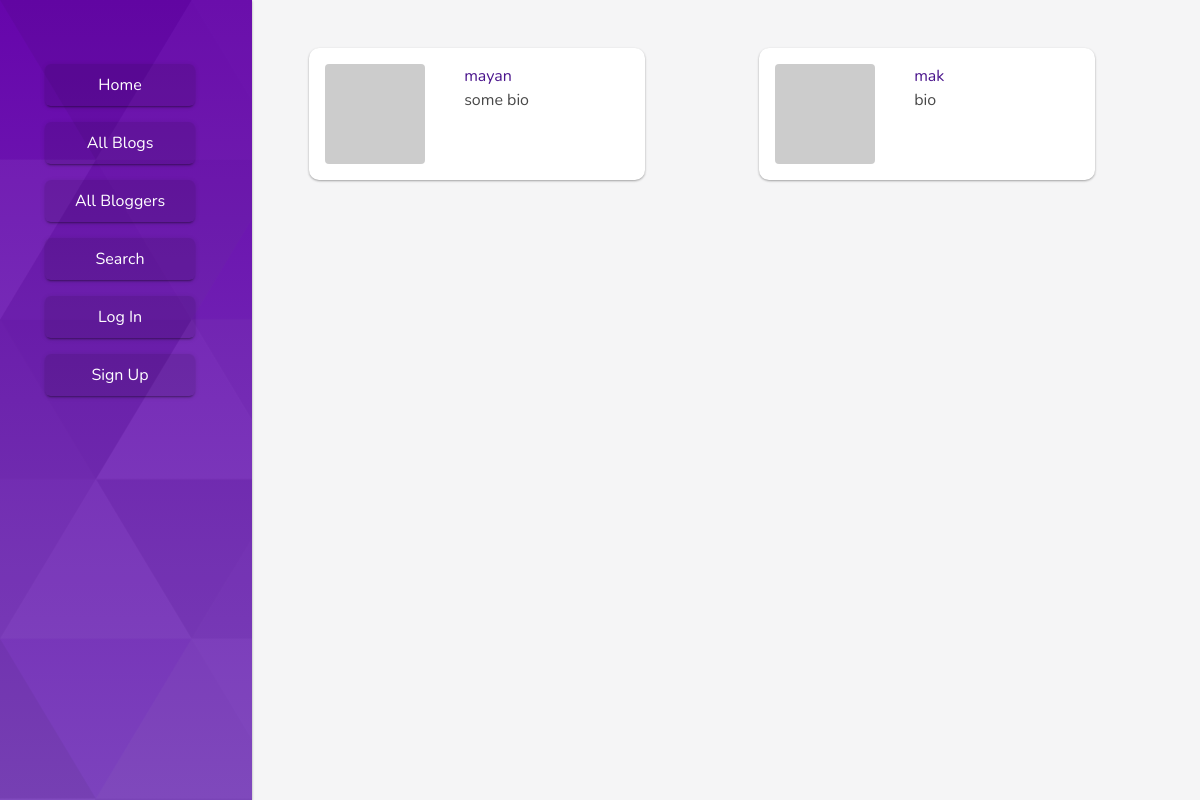
The page /bloggers/ on the database its author committed.
### accounts/models.py (models this page shows)
class User(AbstractUser):
    bio = models.CharField(max_length=200, null=True)
    email = models.CharField(max_length=50, null=True)
    is_blogger = models.BooleanField(default = False)

### blog/views.py (the view)
# urls.py: path('bloggers/', views.UserListView.as_view(), name='bloggers')
class UserListView(ListView):
	model = User
	context_object_name = 'users'
	template_name = 'blog/bloggers.html'
	paginate_by = 10

### blog/templatetags/gravatar.py (called while the page is built)
@register.filter
def gravatar(user):
    if user.email :
        email = user.email.lower().encode('utf-8')
        default = 'mm'
        size = 256
        url = 'https://www.gravatar.com/avatar/{md5}?{params}'.format(
            md5=hashlib.md5(email).hexdigest(),
            params=urlencode({'d': default, 's': str(size)})
        )
        return url
    return False

### blog/templates/blog/bloggers.html (shortened to what this page needs)
{% extends 'blog/base.html' %}
{% load humanize %}
{% load gravatar %}
{% block content %}
    {% if users %}
        <div class="row">
            {% for user in users %}
                {% if user.is_blogger %}
                <div class="col">
                    <div class="mx-auto mb-4 p-3 bg-white blogger-card">
                        <div class="row">
                            <div class="col-md-5">
                                <img src="{{ user|gravatar }}" class="rounded"></div>
                            <div class="col-md-7">
                                <a href="{% url 'blog:blogger' user %}">{{ user }}</a><br>
                                {{ user.bio }}
                            </div>
                        </div>
                    </div>
                </div>
                {% endif %}
            {% endfor %}
        </div>
    {% endif %}
{% endblock %}

### blog/static/css/custom.css (style rules this page uses)
:root { --main-color: #7c43bd; }
body { background-color: #f5f5f6; color: #484848; font-family: "Nunito", sans-serif; }
a { color: #4a148c !important; }
.comment-card, .posts-card, .signin-form, .signup-form, .blogger-card, .comment-form, .post-form, .side-nav { transition: all 0.3s ease-in; border-radius: 10px; box-shadow: 0 1px 3px rgba(0, 0, 0, 0.12), 0 1px 2px rgba(0, 0, 0, 0.24); }
.blogger-card { width: 80%; }
.blogger-card img { width: 100px; }

### rows shown on the page
User: is_blogger True (drawn), username "mayan", bio "some bio"
User: is_blogger True (drawn), username "mak", bio "bio"
